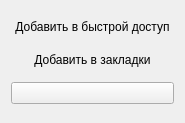
<?xml version="1.0" encoding="UTF-8"?>
<ui version="4.0">
 <class>BookmarksWidget</class>
 <widget class="QWidget" name="BookmarksWidget">
  <property name="geometry">
   <rect>
    <x>0</x>
    <y>0</y>
    <width>167</width>
    <height>123</height>
   </rect>
  </property>
  <property name="windowTitle">
   <string/>
  </property>
  <layout class="QGridLayout" name="gridLayout">
   <item row="1" column="0">
    <widget class="QPushButton" name="bookmarksButton">
     <property name="text">
      <string>Добавить в закладки</string>
     </property>
     <property name="flat">
      <bool>true</bool>
     </property>
    </widget>
   </item>
   <item row="0" column="0">
    <widget class="QPushButton" name="speeddialButton">
     <property name="focusPolicy">
      <enum>Qt::NoFocus</enum>
     </property>
     <property name="text">
      <string>Добавить в быстрой доступ</string>
     </property>
     <property name="icon">
      <iconset>
       <normaloff>:/icons/theme/speeddial.png</normaloff>:/icons/theme/speeddial.png</iconset>
     </property>
     <property name="flat">
      <bool>true</bool>
     </property>
    </widget>
   </item>
   <item row="2" column="0">
    <widget class="BookmarksFoldersButton" name="folderButton"/>
   </item>
  </layout>
 </widget>
 <customwidgets>
  <customwidget>
   <class>BookmarksFoldersButton</class>
   <extends>QPushButton</extends>
   <header>bookmarkstools.h</header>
  </customwidget>
 </customwidgets>
 <resources/>
 <connections/>
</ui>
